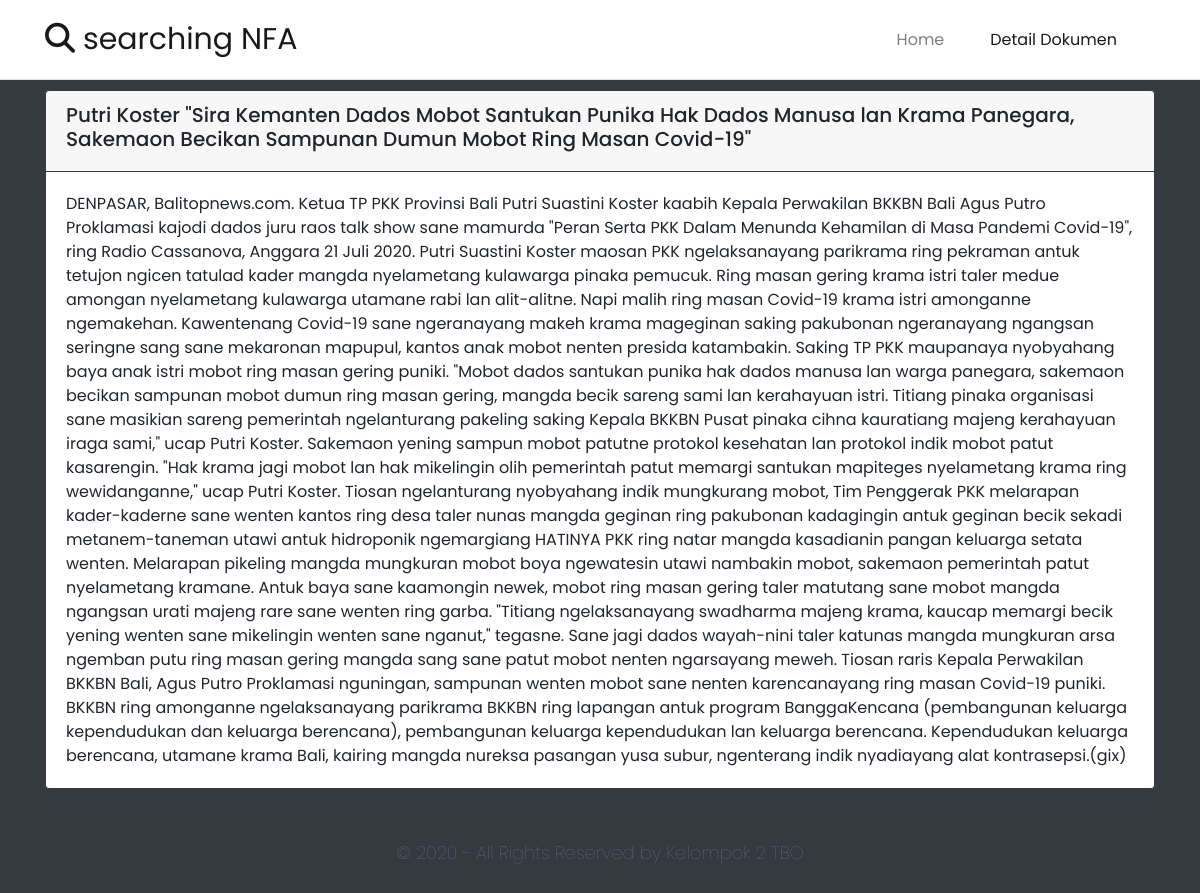
The app's page /detail.php?id=4 with its own data.
### tables this page shows
CREATE TABLE `dokumen` (
  `id` int(255) NOT NULL,
  `judul` varchar(255) NOT NULL,
  `isi` text NOT NULL
);

### detail.php (the view, shortened to what this page needs)
<?php
$db = new mysqli("localhost", "root", "", "db_dokumen");
$id = $_GET['id'];
$query = "SELECT judul, isi FROM dokumen WHERE id=" . $id;
$result = $db->query($query);
$result = $result->fetch_assoc();
?>
<!DOCTYPE html>
<html lang="en">
<head>
    <link rel="stylesheet" href="https://unpkg.com/aos@next/dist/aos.css" />
    <link rel="stylesheet" href="home.css">
    <link rel="stylesheet" href="https://cdn.jsdelivr.net/npm/bootstrap@4.5.3/dist/css/bootstrap.min.css">
</head>
<body class="bg-dark">
    <nav class="navbar navbar-expand-lg navbar-light bg-white border-bottom">
        <div class="container">
            <a class="navbar-brand" href="#"><i class="fas fa-search"></i>&nbsp;searching NFA</a>
            <div class="collapse navbar-collapse" id="navbarNav">
                <ul class="navbar-nav ml-auto">
                    <li class="nav-item">
                        <span role="button" class="nav-link" onclick="document.location='index.php'">Home</span>
                    </li>
                    <li class="nav-item active">
                        <span role="button" class="nav-link" onclick="document.location='#'">Detail Dokumen</span>
                    </li>
                </ul>
            </div>
        </div>
    </nav>
    <div class="container" style="margin-top: 10px;" data-aos="fade-up" data-aos-duration="2000">
        <div class="card border-dark mb-3">
            <div class="card-header bg-lavender border-dark">
                <h5><?= $result['judul'] ?></h5>
            </div>
            <div class="card-body">
                <p class="card-text"><?= $result['isi'] ?></p>
            </div>
        </div>
    </div>
    <div class="footer">
        <p class="text-secondary">&copy; 2020 - All Rights Reserved by Kelompok 2 TBO</p>
    </div>
</body>
</html>

### home.css (style rules this page uses)
@media (min-width: 992px) { body, * { font-family: 'Poppins', sans-serif; } }
@media (min-width: 992px) { .navbar { height: 80px !important; } }
@media (min-width: 992px) { .navbar-brand { font-size: 25px !important; } }
@media (min-width: 992px) { .nav-item { padding-right: 30px; } }
.navbar-brand { font-size: 30px !important; font-weight: 400 !important; }
.footer { width: 100%; height: 60px; margin-top: 50px; }
.footer p { font-size: 18px; text-align: center; font-weight: lighter; padding: 0; margin: 0; }

### records on screen
dokumen: judul "Putri Koster \"Sira Kemanten Dados Mobot Santukan Punika Hak Dados Manusa lan Krama Panegara, Sakemaon Becikan Sampunan Dumun Mobot Ring Masan Covid-19\"", isi "DENPASAR, Balitopnews.com. Ketua TP PKK Provinsi Bali Putri Suastini Koster kaabih Kepala Perwakilan BKKBN Bali Agus Putro Proklamasi kajodi dados juru raos talk show sane mamurda \"Peran Serta PKK Dalam Menunda Kehamilan di Masa Pandemi Covid-19\", ring Radio Cassanova, Anggara 21 Juli 2020. Putri Suastini Koster maosan PKK ngelaksanayang parikrama ring pekraman antuk tetujon ngicen tatulad kader mangda nyelametang kulawarga pinaka pemucuk. Ring masan gering krama istri taler medue amongan nyelametang kulawarga utamane rabi lan alit-alitne. Napi malih ring masan Covid-19 krama istri amonganne ngemakehan. Kawentenang Covid-19 sane ngeranayang makeh krama mageginan saking pakubonan ngeranayang…"
